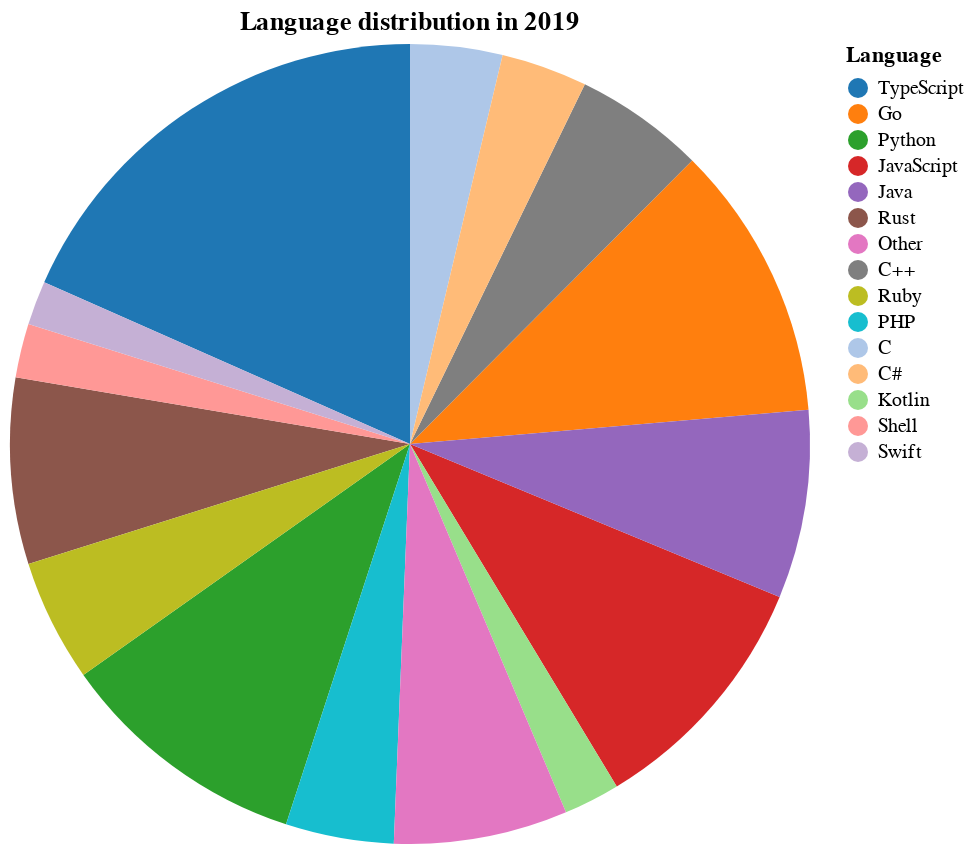
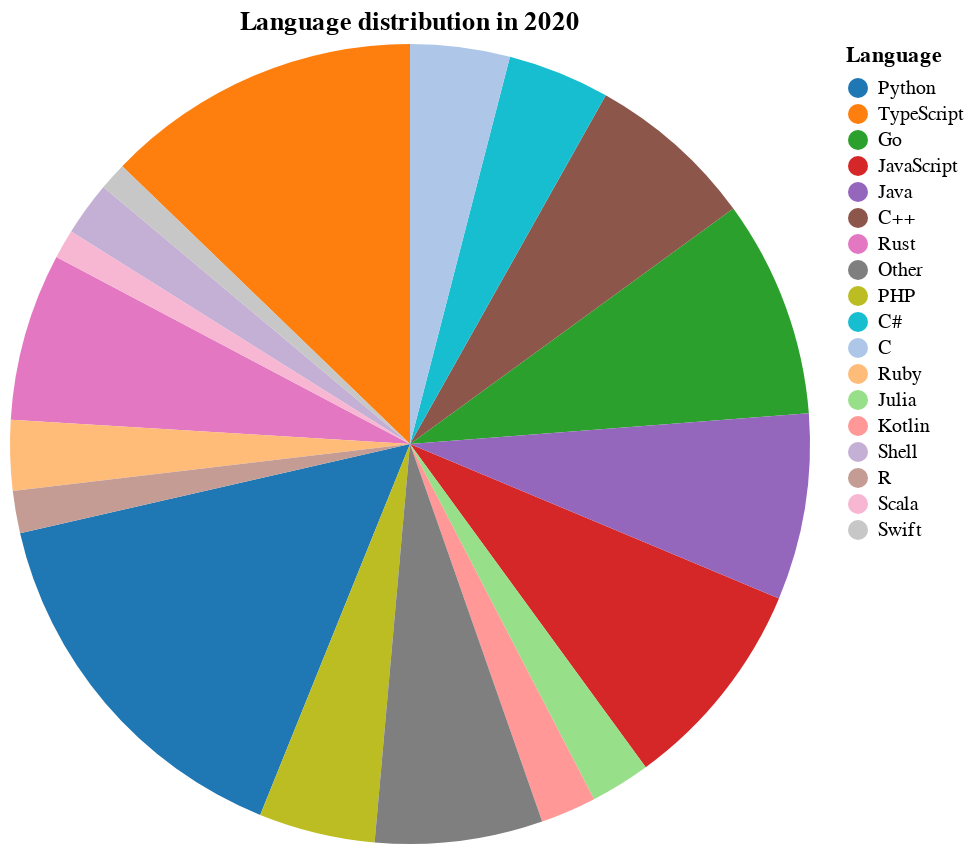
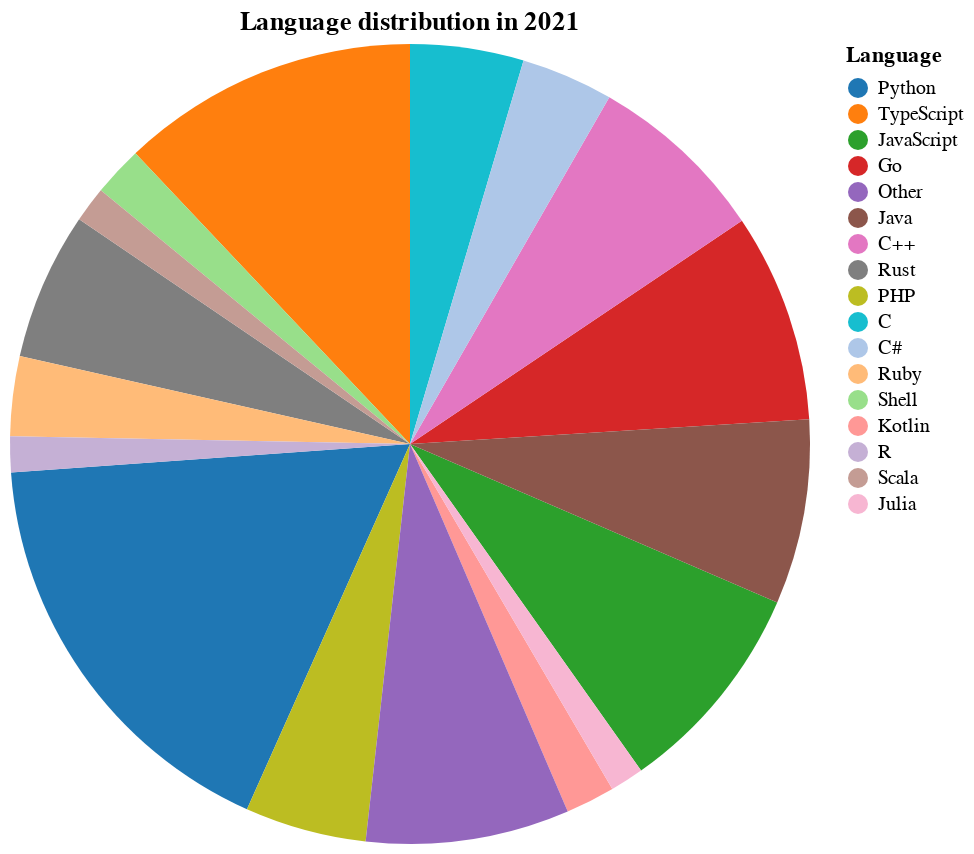
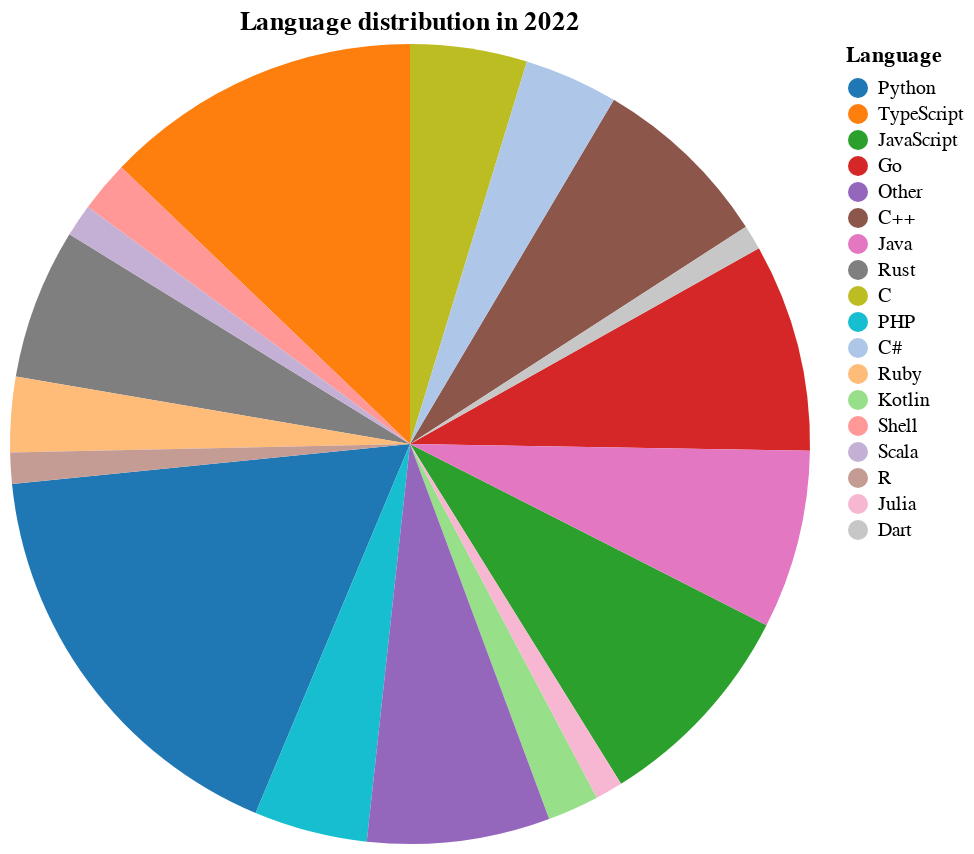

These figures' notebook cell, in order:
### Markdown cell above
## Draw a pie chart for each year

### Code cell
years = resulting_df['Year'].unique()
years.sort()
pie_charts = []
for year in years:
    pie_charts.append(pie_chart_by_year(resulting_df, year))

[chart.show() for chart in pie_charts]

### Figure 1 — Vega-Lite specification as saved in the notebook (floating-point values rounded to 4 significant figures)
{"config": {"view": {"continuousWidth": 300, "continuousHeight": 300}}, "data": {"name": "data-67c0824677e2e82d7e8b9016b15b5103"}, "mark": {"type": "arc"}, "encoding": {"color": {"field": "Language", "scale": {"range": ["#1f77b4", "#ff7f0e", "#2ca02c", "#d62728", "#9467bd", "#8c564b", "#e377c2", "#7f7f7f", "#bcbd22", "#17becf", "#aec7e8", "#ffbb78", "#98df8a", "#ff9896", "#c5b0d5", "#c49c94", "#f7b6d2", "#c7c7c7", "#dbdb8d", "#9edae5"]}, "sort": {"field": "Percentage", "order": "descending"}, "type": "nominal"}, "theta": {"field": "Percentage", "type": "quantitative"}, "tooltip": [{"field": "Language", "type": "nominal"}, {"field": "Percentage", "type": "quantitative"}]}, "height": 400, "title": "Language distribution in 2019", "width": 400, "$schema": "https://vega.github.io/schema/vega-lite/v5.20.1.json", "datasets": {"data-67c0824677e2e82d7e8b9016b15b5103": [{"Year": 2019, "Language": "TypeScript", "Percentage": 18.37}, {"Year": 2019, "Language": "Go", "Percentage": 11.17}, {"Year": 2019, "Language": "Python", "Percentage": 10.19}, {"Year": 2019, "Language": "JavaScript", "Percentage": 10.11}, {"Year": 2019, "Language": "Java", "Percentage": 7.61}, {"Year": 2019, "Language": "Rust", "Percentage": 7.52}, {"Year": 2019, "Language": "C++", "Percentage": 5.26}, {"Year": 2019, "Language": "Ruby", "Percentage": 4.94}, {"Year": 2019, "Language": "PHP", "Percentage": 4.37}, {"Year": 2019, "Language": "C", "Percentage": 3.72}, {"Year": 2019, "Language": "C#", "Percentage": 3.48}, {"Year": 2019, "Language": "Kotlin", "Percentage": 2.27}, {"Year": 2019, "Language": "Shell", "Percentage": 2.18}, {"Year": 2019, "Language": "Swift", "Percentage": 1.78}, {"Year": 2019, "Language": "Other", "Percentage": 7.02}]}}

### Figure 2 — Vega-Lite specification as saved in the notebook (floating-point values rounded to 4 significant figures)
{"config": {"view": {"continuousWidth": 300, "continuousHeight": 300}}, "data": {"name": "data-3c3c2227ebbf6379b4f771489aef8125"}, "mark": {"type": "arc"}, "encoding": {"color": {"field": "Language", "scale": {"range": ["#1f77b4", "#ff7f0e", "#2ca02c", "#d62728", "#9467bd", "#8c564b", "#e377c2", "#7f7f7f", "#bcbd22", "#17becf", "#aec7e8", "#ffbb78", "#98df8a", "#ff9896", "#c5b0d5", "#c49c94", "#f7b6d2", "#c7c7c7", "#dbdb8d", "#9edae5"]}, "sort": {"field": "Percentage", "order": "descending"}, "type": "nominal"}, "theta": {"field": "Percentage", "type": "quantitative"}, "tooltip": [{"field": "Language", "type": "nominal"}, {"field": "Percentage", "type": "quantitative"}]}, "height": 400, "title": "Language distribution in 2020", "width": 400, "$schema": "https://vega.github.io/schema/vega-lite/v5.20.1.json", "datasets": {"data-3c3c2227ebbf6379b4f771489aef8125": [{"Year": 2020, "Language": "Python", "Percentage": 15.31}, {"Year": 2020, "Language": "TypeScript", "Percentage": 12.78}, {"Year": 2020, "Language": "Go", "Percentage": 8.8}, {"Year": 2020, "Language": "JavaScript", "Percentage": 8.66}, {"Year": 2020, "Language": "Java", "Percentage": 7.53}, {"Year": 2020, "Language": "C++", "Percentage": 6.84}, {"Year": 2020, "Language": "Rust", "Percentage": 6.77}, {"Year": 2020, "Language": "PHP", "Percentage": 4.7}, {"Year": 2020, "Language": "C#", "Percentage": 4.12}, {"Year": 2020, "Language": "C", "Percentage": 4.02}, {"Year": 2020, "Language": "Ruby", "Percentage": 2.84}, {"Year": 2020, "Language": "Julia", "Percentage": 2.42}, {"Year": 2020, "Language": "Kotlin", "Percentage": 2.25}, {"Year": 2020, "Language": "Shell", "Percentage": 2.19}, {"Year": 2020, "Language": "R", "Percentage": 1.71}, {"Year": 2020, "Language": "Scala", "Percentage": 1.17}, {"Year": 2020, "Language": "Swift", "Percentage": 1.12}, {"Year": 2020, "Language": "Other", "Percentage": 6.77}]}}

### Figure 3 — Vega-Lite specification as saved in the notebook (floating-point values rounded to 4 significant figures)
{"config": {"view": {"continuousWidth": 300, "continuousHeight": 300}}, "data": {"name": "data-cd82db7c99977c693014622fd80eff09"}, "mark": {"type": "arc"}, "encoding": {"color": {"field": "Language", "scale": {"range": ["#1f77b4", "#ff7f0e", "#2ca02c", "#d62728", "#9467bd", "#8c564b", "#e377c2", "#7f7f7f", "#bcbd22", "#17becf", "#aec7e8", "#ffbb78", "#98df8a", "#ff9896", "#c5b0d5", "#c49c94", "#f7b6d2", "#c7c7c7", "#dbdb8d", "#9edae5"]}, "sort": {"field": "Percentage", "order": "descending"}, "type": "nominal"}, "theta": {"field": "Percentage", "type": "quantitative"}, "tooltip": [{"field": "Language", "type": "nominal"}, {"field": "Percentage", "type": "quantitative"}]}, "height": 400, "title": "Language distribution in 2021", "width": 400, "$schema": "https://vega.github.io/schema/vega-lite/v5.20.1.json", "datasets": {"data-cd82db7c99977c693014622fd80eff09": [{"Year": 2021, "Language": "Python", "Percentage": 17.18}, {"Year": 2021, "Language": "TypeScript", "Percentage": 12.04}, {"Year": 2021, "Language": "JavaScript", "Percentage": 8.71}, {"Year": 2021, "Language": "Go", "Percentage": 8.44}, {"Year": 2021, "Language": "Java", "Percentage": 7.47}, {"Year": 2021, "Language": "C++", "Percentage": 7.27}, {"Year": 2021, "Language": "Rust", "Percentage": 5.97}, {"Year": 2021, "Language": "PHP", "Percentage": 4.91}, {"Year": 2021, "Language": "C", "Percentage": 4.58}, {"Year": 2021, "Language": "C#", "Percentage": 3.72}, {"Year": 2021, "Language": "Ruby", "Percentage": 3.22}, {"Year": 2021, "Language": "Shell", "Percentage": 2.02}, {"Year": 2021, "Language": "Kotlin", "Percentage": 1.99}, {"Year": 2021, "Language": "R", "Percentage": 1.44}, {"Year": 2021, "Language": "Scala", "Percentage": 1.44}, {"Year": 2021, "Language": "Julia", "Percentage": 1.36}, {"Year": 2021, "Language": "Other", "Percentage": 8.22}]}}

### Figure 4 — Vega-Lite specification as saved in the notebook (floating-point values rounded to 4 significant figures)
{"config": {"view": {"continuousWidth": 300, "continuousHeight": 300}}, "data": {"name": "data-a55085cee1b26d6707635a6aa5944a67"}, "mark": {"type": "arc"}, "encoding": {"color": {"field": "Language", "scale": {"range": ["#1f77b4", "#ff7f0e", "#2ca02c", "#d62728", "#9467bd", "#8c564b", "#e377c2", "#7f7f7f", "#bcbd22", "#17becf", "#aec7e8", "#ffbb78", "#98df8a", "#ff9896", "#c5b0d5", "#c49c94", "#f7b6d2", "#c7c7c7", "#dbdb8d", "#9edae5"]}, "sort": {"field": "Percentage", "order": "descending"}, "type": "nominal"}, "theta": {"field": "Percentage", "type": "quantitative"}, "tooltip": [{"field": "Language", "type": "nominal"}, {"field": "Percentage", "type": "quantitative"}]}, "height": 400, "title": "Language distribution in 2022", "width": 400, "$schema": "https://vega.github.io/schema/vega-lite/v5.20.1.json", "datasets": {"data-a55085cee1b26d6707635a6aa5944a67": [{"Year": 2022, "Language": "Python", "Percentage": 17.09}, {"Year": 2022, "Language": "TypeScript", "Percentage": 12.83}, {"Year": 2022, "Language": "JavaScript", "Percentage": 8.66}, {"Year": 2022, "Language": "Go", "Percentage": 8.4}, {"Year": 2022, "Language": "C++", "Percentage": 7.35}, {"Year": 2022, "Language": "Java", "Percentage": 7.22}, {"Year": 2022, "Language": "Rust", "Percentage": 6.08}, {"Year": 2022, "Language": "C", "Percentage": 4.72}, {"Year": 2022, "Language": "PHP", "Percentage": 4.58}, {"Year": 2022, "Language": "C#", "Percentage": 3.79}, {"Year": 2022, "Language": "Ruby", "Percentage": 3.04}, {"Year": 2022, "Language": "Kotlin", "Percentage": 2.08}, {"Year": 2022, "Language": "Shell", "Percentage": 2.07}, {"Year": 2022, "Language": "Scala", "Percentage": 1.31}, {"Year": 2022, "Language": "R", "Percentage": 1.26}, {"Year": 2022, "Language": "Julia", "Percentage": 1.11}, {"Year": 2022, "Language": "Dart", "Percentage": 1.0}, {"Year": 2022, "Language": "Other", "Percentage": 7.38}]}}
